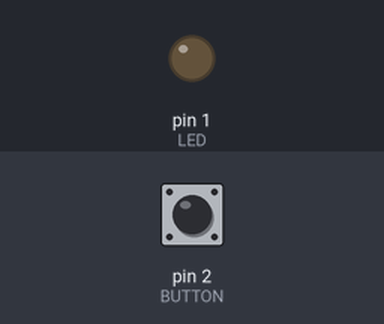
The sketch below on a simulated Arduino Uno, built with avr-gcc and run on an emulated ATmega328P. On the bench: output pins drawn as LEDs (lit = HIGH). Inputs (shaded band) come from the test bench; at power-on: pin 2 (BUTTON) LOW.

Above: at 1.2 s.
1.3 s: pin 2 (BUTTON) pulled HIGH for 0.15 s
At 1.37 s:
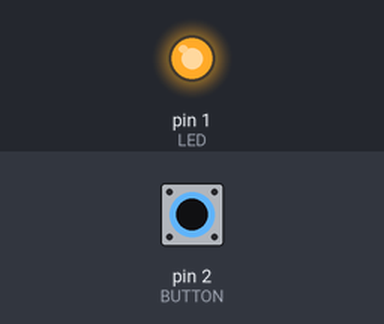
2.9 s: pin 2 (BUTTON) pulled HIGH for 3.2 s
At 6.8 s:
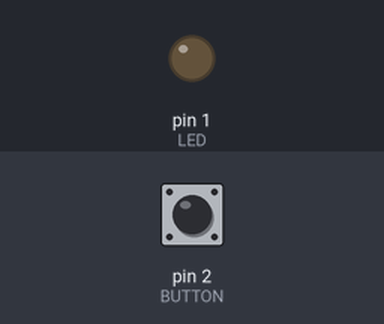
Timing chart, 0 to 8.3 s (numbered marks = the images above; inputs shaded):
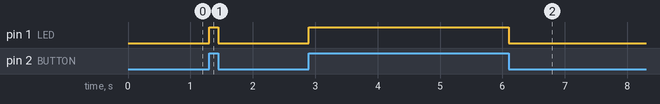

The sketch:

PushButtonLED.ino
```cpp
const int LED = 1;
const int BUTTON = 2;

void setup()
{
  // put your setup code here, to run once:
  pinMode(LED, OUTPUT);
  pinMode(BUTTON, INPUT);
}

void loop()
{
  int buttonState = digitalRead(BUTTON);
  boolean isOn = buttonState == 1;

  if (isOn)
  {
    turnOn(LED);
  }
  else
  {
    turnOff(LED);
  }
}

void turnOff(int device)
{
  digitalWrite(device, LOW);
}

void turnOn(int device)
{
  digitalWrite(device, HIGH);
}
```

Measured:
- after the input at 1.3 s, pin 1 (LED): LOW → HIGH at once, → LOW 0.15 s later
- after the input at 2.9 s, pin 1 (LED): LOW → HIGH at once, → LOW 3.2 s later
